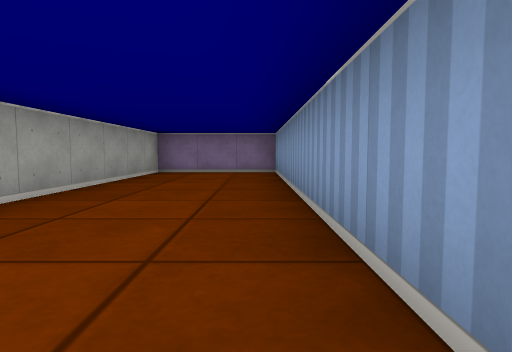
view 1 (above)

19 first-person views from a walk through a cub3D maze. The camera is about half as high as the walls, tilts 4° down and sees 75° across. The floor is counted in squares. Each view is taken from the middle of a square. On the plan, view 1 faces up. The plan holds only what a view shows up to about 9 squares ahead; the rest is blank.

view 2
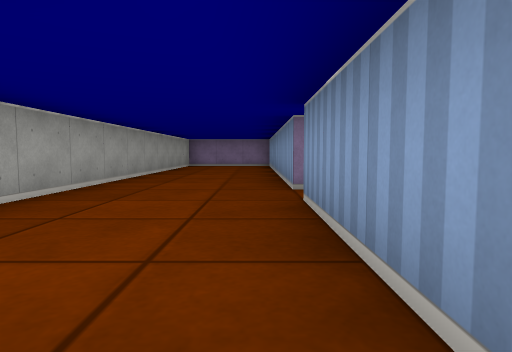

view 3
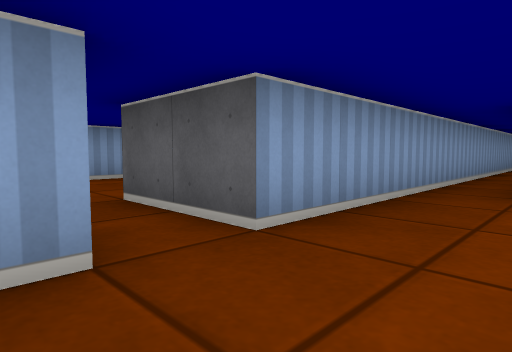

view 4
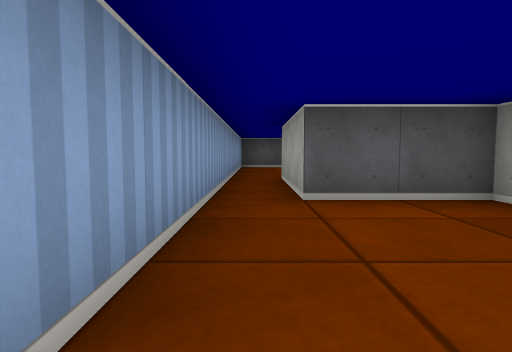

view 5
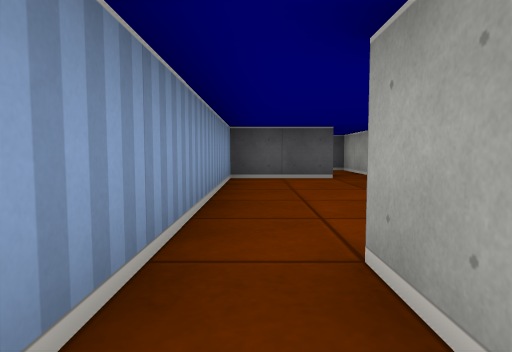

view 6
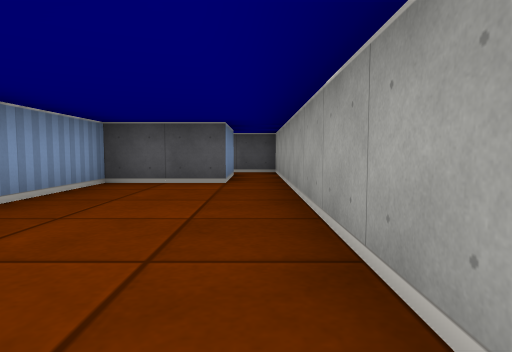

view 7
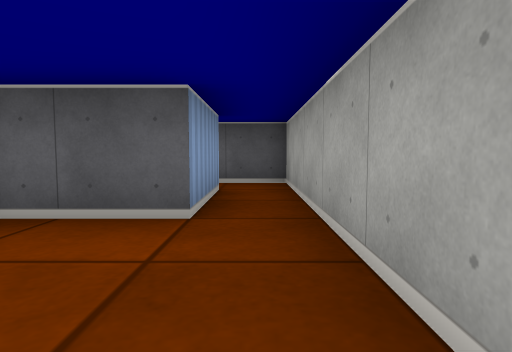

view 8
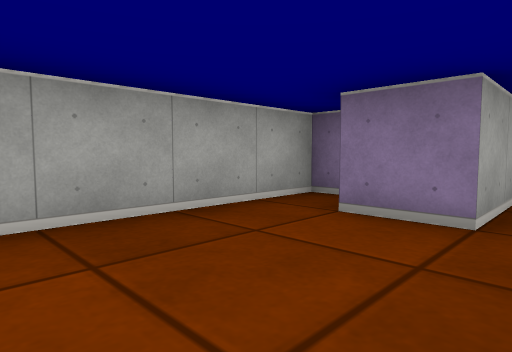

view 9
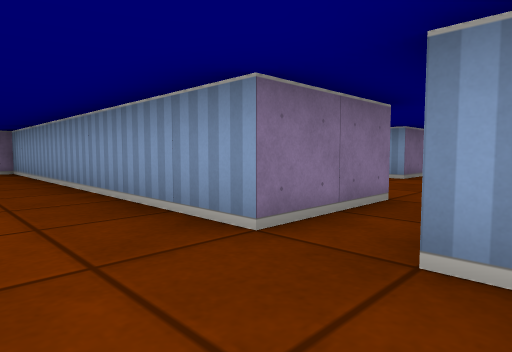

view 10
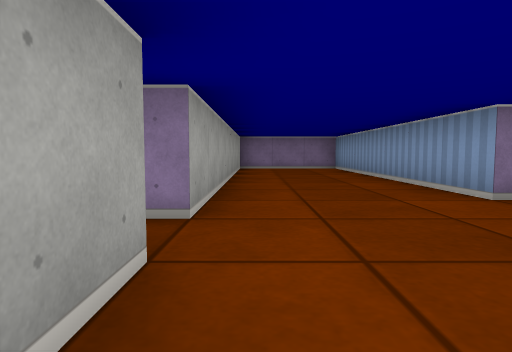

view 11
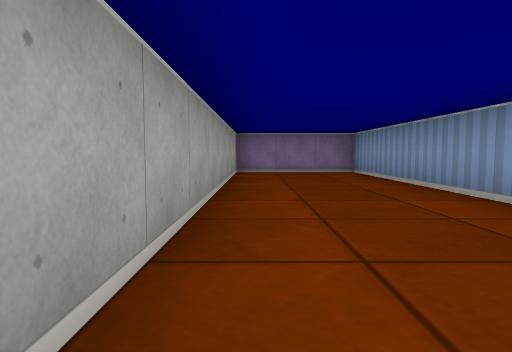

view 12
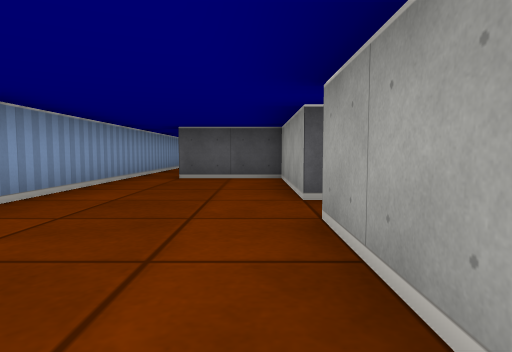

view 13
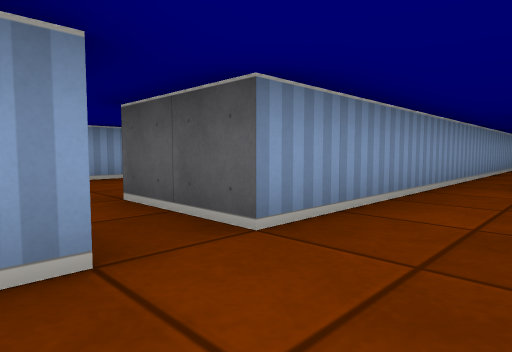

view 14
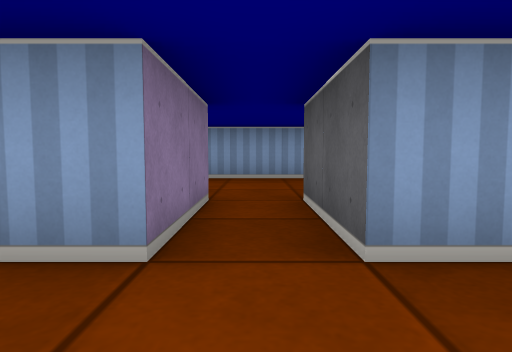

view 15
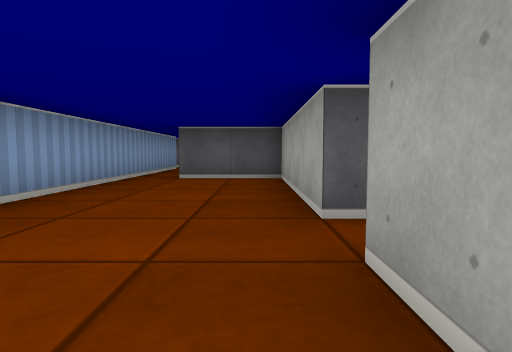

view 16
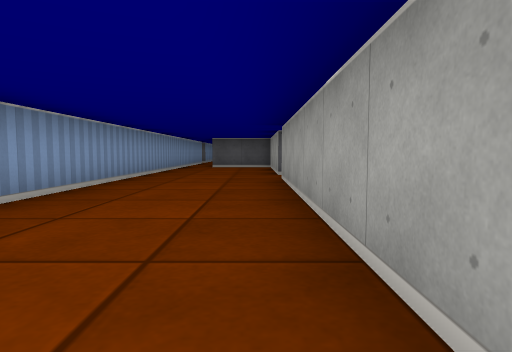

view 17
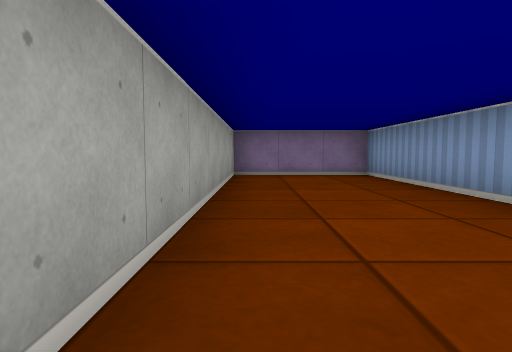

view 18
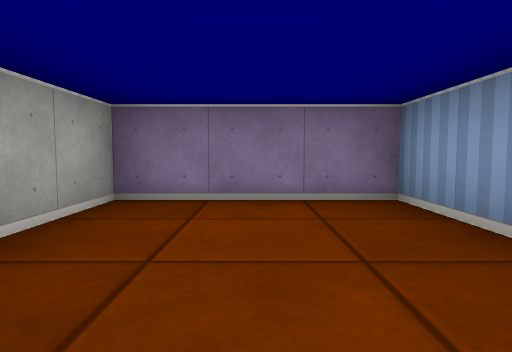

view 19
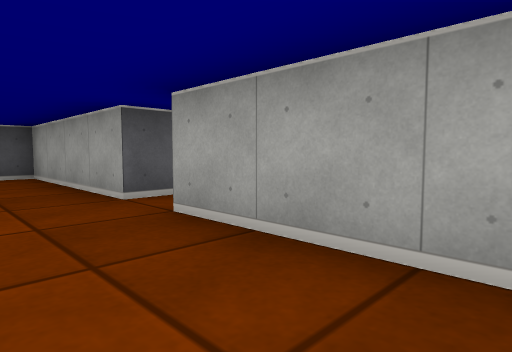

### Floor plan
Points are (right, up) in squares from view 1. A wall is a line through its corners. A room is listed if a view was taken in it or the views show most of it. See-through windows are left out.
Room 1 (views 1, 3, 4, 9)
walls: (2.5, 0.5) (0.5, 0.5) (0.5, 8.5) (-2.5, 8.5) (-2.5, -0.9); (0.5, -3.5) (0.5, -0.5) (2.5, -0.5); (-2.6, -3.5) (-0.5, -3.5)
ways out: opening at (0, -4) to room 2; opening at (1.5, 0) to room 3
Room 2 (views 2, 5, 6, 7, 8)
walls: (-2, -5.5) (-2.5, -5.5) (-2.5, -13.5); (-1.5, -13.5) (-1.5, -11.5) (0.5, -11.5) (0.5, -3.5); (-0.5, -3.5) (-0.5, -6.5) (-1.5, -6.5)
ways out: opening at (0, -4) to room 1; opening at (-2, -12.5)
Room 3 (views 10, 11, 12, 13, 14)
walls: (2.5, -0.5) (2.5, -3.5) (4.5, -3.5); (7.5, 1.5) (5.5, 1.5) (5.5, 8.5) (2.5, 8.5) (2.5, 0.5); (5.5, -3.5) (5.5, 0.5) (7.5, 0.5)
ways out: opening at (1.5, 0) to room 1; opening at (6.5, 1) to room 4; opening at (5, -4)
Room 4 (views 15, 16, 17, 18, 19)
walls: (7.5, 0.5) (7.5, -3.5) (9.5, -3.5); (10.5, -3.4) (10.5, 8.5) (7.5, 8.5) (7.5, 1.5)
ways out: opening at (6.5, 1) to room 3; opening at (10, -4)

Where each view was taken, in squares from view 1:
view 1: 0 up, 0 right, facing up
view 2: 4 down, 0 right, facing up
view 3: 1 up, 1 left, facing down-right
view 4: 0 up, 0 right, facing down
view 5: 5 down, 0 right, facing down
view 6: 6 down, 2 left, facing down
view 7: 9 down, 2 left, facing down
view 8: 9 down, 0 right, facing up-left
view 9: 1 down, 1 left, facing up-right
view 10: 2 down, 3 right, facing up
view 11: 0 up, 3 right, facing up
view 12: 3 up, 3 right, facing down
view 13: 2 up, 4 right, facing down-right
view 14: 1 up, 4 right, facing right
view 15: 3 up, 8 right, facing down
view 16: 8 up, 8 right, facing down
view 17: 1 up, 8 right, facing up
view 18: 5 up, 9 right, facing up
view 19: 4 up, 9 right, facing down-left
